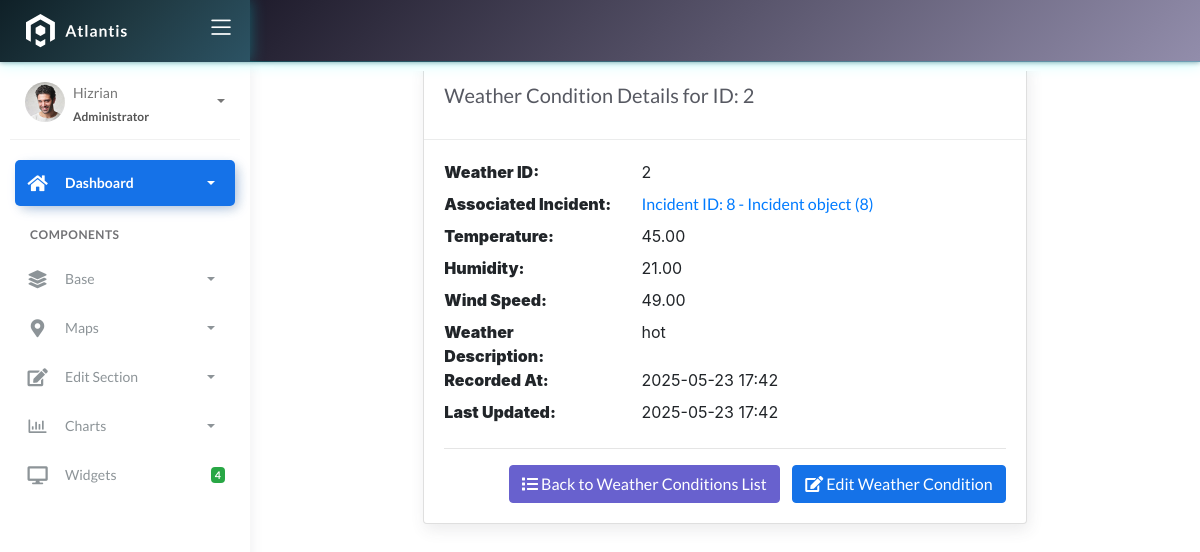
The page /weathercondition/2/ on the database its author committed.
### fire/models.py (models this page shows)
class BaseModel(models.Model):
    created_at = models.DateTimeField(auto_now_add=True, db_index=True)
    updated_at = models.DateTimeField(auto_now=True)
    class Meta:
        abstract = True

class WeatherConditions(BaseModel):
    incident = models.ForeignKey(Incident, on_delete=models.CASCADE)
    temperature = models.DecimalField(max_digits=10, decimal_places=2)
    humidity = models.DecimalField(max_digits=10, decimal_places=2)
    wind_speed = models.DecimalField(max_digits=10, decimal_places=2)
    weather_description = models.CharField(max_length=150)

class Incident(BaseModel):
    SEVERITY_CHOICES = (
        ('Minor Fire', 'Minor Fire'),
        ('Moderate Fire', 'Moderate Fire'),
        ('Major Fire', 'Major Fire'),
    )
    location = models.ForeignKey(Locations, on_delete=models.CASCADE)
    date_time = models.DateTimeField(blank=True, null=True)
    severity_level = models.CharField(max_length=45, choices=SEVERITY_CHOICES)
    description = models.CharField(max_length=250)
    response_time = models.IntegerField(null=True, blank=True)

### fire/views.py (the view)
# urls.py: path('weathercondition/<int:pk>/', WeatherConditionsDetailView.as_view(), name='weatherconditions-detail'),
class WeatherConditionsDetailView(DetailView):
    model = WeatherConditions
    template_name = 'weatherconditions_detail.html'
    context_object_name = 'weather_condition'

### templates/weatherconditions_detail.html (shortened to what this page needs)
{% extends 'base.html' %}
{% load static %}
{% block content %}
<div class="content">
    <div class="container-fluid">
        <div class="row">
            <div class="col-md-8 offset-md-2">
                <div class="card">
                    <div class="card-header">
                        <h4 class="card-title">Weather Condition Details for ID: {{ weather_condition.pk }}</h4>
                    </div>
                    <div class="card-body">
                        <dl class="row">
                            <dt class="col-sm-4"><strong>Weather ID:</strong></dt>
                            <dd class="col-sm-8">{{ weather_condition.pk }}</dd>
                            <dt class="col-sm-4"><strong>Associated Incident:</strong></dt>
                            <dd class="col-sm-8">
                                {% if weather_condition.incident %}
                                    <a href="{% url 'incident-detail' weather_condition.incident.pk %}">
                                        Incident ID: {{ weather_condition.incident.pk }} - {{ weather_condition.incident }}
                                    </a>
                                {% else %}
                                    N/A
                                {% endif %}
                            </dd>
                            <dt class="col-sm-4"><strong>Temperature:</strong></dt>
                            <dd class="col-sm-8">{{ weather_condition.temperature }}</dd>
                            <dt class="col-sm-4"><strong>Humidity:</strong></dt>
                            <dd class="col-sm-8">{{ weather_condition.humidity }}</dd>
                            <dt class="col-sm-4"><strong>Wind Speed:</strong></dt>
                            <dd class="col-sm-8">{{ weather_condition.wind_speed }}</dd>
                            <dt class="col-sm-4"><strong>Weather Description:</strong></dt>
                            <dd class="col-sm-8">{{ weather_condition.weather_description }}</dd>
                            <dt class="col-sm-4"><strong>Recorded At:</strong></dt>
                            <dd class="col-sm-8">{{ weather_condition.created_at|date:"Y-m-d H:i" }}</dd>
                            <dt class="col-sm-4"><strong>Last Updated:</strong></dt>
                            <dd class="col-sm-8">{{ weather_condition.updated_at|date:"Y-m-d H:i" }}</dd>
                        </dl>
                        <hr>
                        <div class="text-right">
                            <a href="{% url 'weatherconditions-list' %}" class="btn btn-secondary mr-2">
                                <i class="fa fa-list"></i> Back to Weather Conditions List
                            </a>
                            <a href="{% url 'weatherconditions-edit' weather_condition.pk %}" class="btn btn-primary">
                                <i class="fa fa-edit"></i> Edit Weather Condition
                            </a>
                        </div>
                    </div>
                </div>
            </div>
        </div>
    </div>
</div>
{% endblock %}

### rows shown on the page
WeatherConditions: pk "2", incident.pk "8", incident "Incident object (8)", temperature "45.00", humidity "21.00", wind_speed "49.00", weather_description "hot", created_at "2025-05-23 17:42", updated_at "2025-05-23 17:42"
